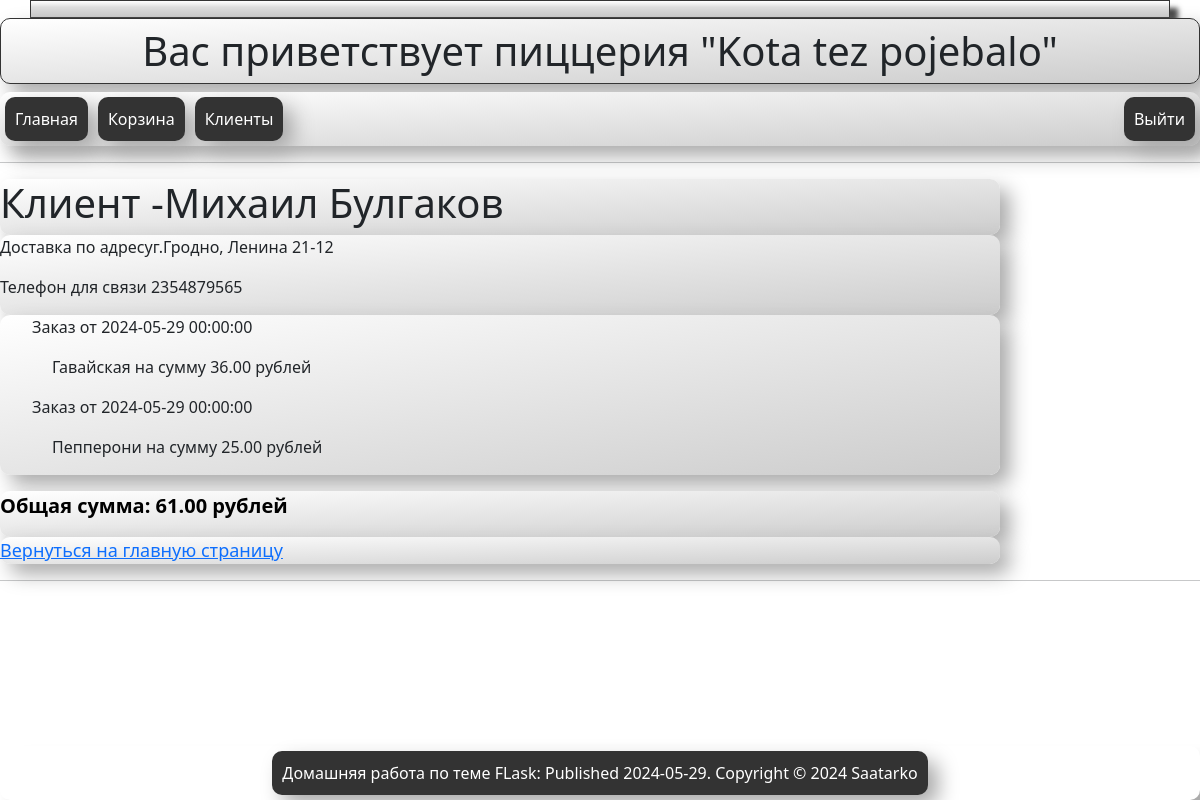
Page /3 (signed in) on the committed database.
### main.py (models this page shows)
class Client(db.Model):
    id_client = db.Column(db.Integer, primary_key=True)
    client_name = db.Column(db.Text)
    client_address = db.Column(db.Text)
    client_phone = db.Column(db.Text)
    order = db.relationship('Order', back_populates='client_order')

class Order(db.Model):
    id_order = db.Column(db.Integer, primary_key=True)
    date = db.Column(db.DateTime, server_default=func.current_date())
    id_client_order = db.Column(db.Integer, db.ForeignKey('client.id_client'))
    client_order = db.relationship('Client', back_populates='order')
    client_order_list = db.relationship('OrderList', back_populates='order_order_list')
    client_order_employees = db.relationship('Employees', back_populates='order_employees')

class OrderList(db.Model):
    id_order_list = db.Column(db.Integer, primary_key=True)
    order = db.Column(db.Text)
    price = db.Column(db.Integer)
    id_order_order_list = db.Column(db.Integer, db.ForeignKey('order.id_order'))
    order_order_list = db.relationship('Order', back_populates='client_order_list')

### main.py (the view)
@app.route('/<int:client_id>')   # Функция обработки перехода на конкретного клиента
@login_required
def get_client_interface(client_id):
    client = SyncORM.select_tables_client_order_order_list(client_id)
    return render_template('client.html', client=client)

### main.py (called while the page is built)
@login.user_loader  # Функция загрузки пользователя
def load_user(temp_id):
    return User.query.get(int(temp_id))

    @staticmethod
    def select_tables_client_order_order_list(temp_id):
        with app.app_context():
            query = (
                db.select(Client)
                .options(joinedload(Client.order).joinedload(Order.client_order_list))
                .filter(Client.id_client == temp_id)
            )
            result = db.session.execute(query)
            res = result.unique().scalars().all()
            return res

### templates/client.html
{% extends "base.html" %}
{% block no_bootstrap_content %}
     <div class="flex_clients">
    <h1>Клиент -{{ client[0].client_name }}</h1>
     </div>
    <div class="flex_clients">
        <p>Доставка по адресу{{ client[0].client_address }}</p>
        <p>Телефон для связи {{ client[0].client_phone }}</p>
    </div>
    <ul class="flex_clients" >
    {% set ns = namespace(total_price=0) %}
    {% for i in client %}
        {% for j in i.order %}
            <p> Заказ от {{j.date}}</p>
            {% for k in j.client_order_list %}
                <p class ="client_order_margin"> {{k.order}} на сумму {{k.price}}.00 рублей </p>
                {% set ns.total_price = ns.total_price + k.price %}
            {% endfor %}
        {% endfor %}
    {% endfor %}
    </ul>
    <div class="flex_clients">
        <p class ="description">Общая сумма: {{ns.total_price}}.00 рублей</p>
     </div>
     <div class="flex_clients">
            <a href="{{ url_for('index') }}" >Вернуться на главную страницу</a>
    </div>
{% endblock %}

### static/style.css (style rules this page uses)
body { background-image: url('/static/media/examples/wood.jpg'); }
h1 { color: black; font-size: 40px justify-content: center; font-weight: 700 }
.description { color: black; font-size: 20px; font-weight: 600; }
.client_order_margin { margin-left: 20px; }
.flex_clients { display: flex; flex-direction: column; width: 1000px; background: linear-gradient(to bottom right, #ffffff, #cccccc); box-shadow: 10px 10px 20px #aaaaaa; border-radius: 10px; gap: 0px; z-index: 5; }
.flex_clients a { align-items: left; justify-content: left; font-size: 18px }

### rows in the picture
Client: client_name "Михаил Булгаков", client_address "г.Гродно, Ленина 21-12", client_phone "2354879565"
Order: date "2024-05-29 00:00:00"
OrderList: order "Гавайская", price "36"
Order: date "2024-05-29 00:00:00"
OrderList: order "Пепперони", price "25"

### other values in the picture
{{ 'Вас приветствует пиццерия "Kota tez pojebalo" ' }} "Вас приветствует пиццерия \"Kota tez pojebalo\""
{{ ns.total_price }} "61"
